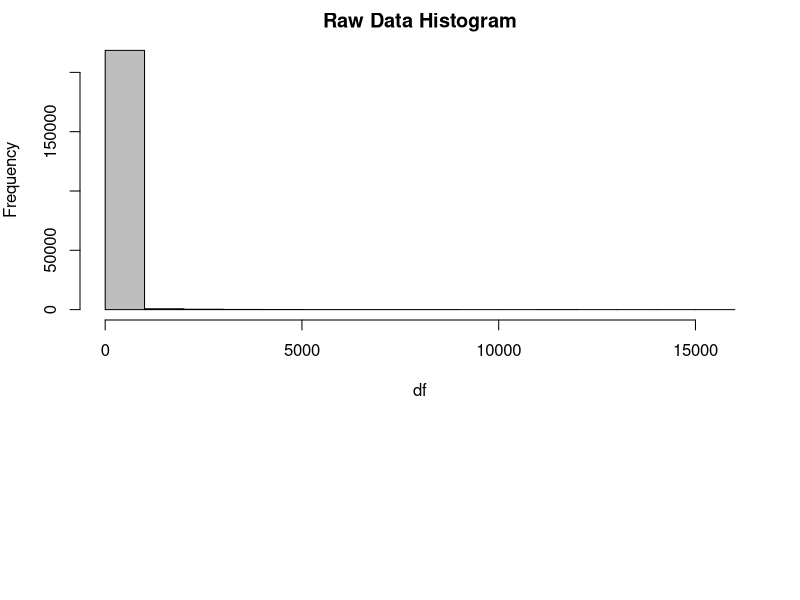
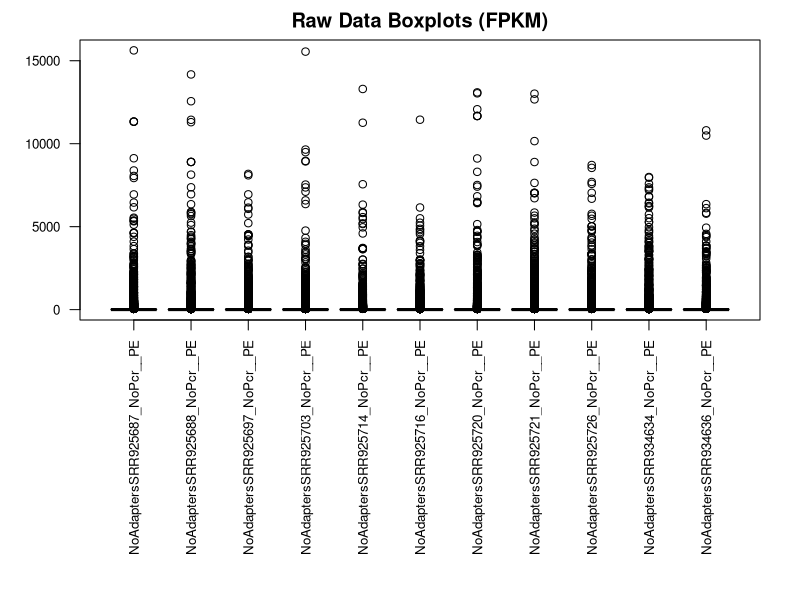
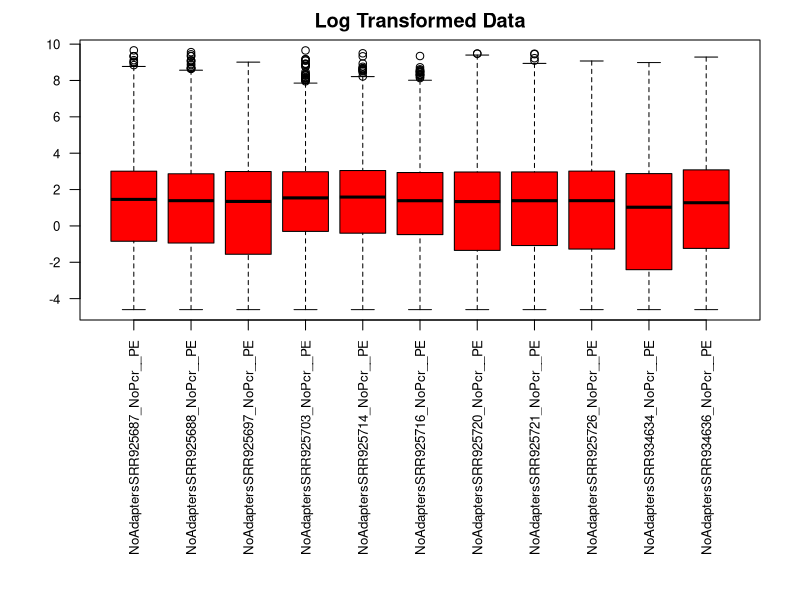
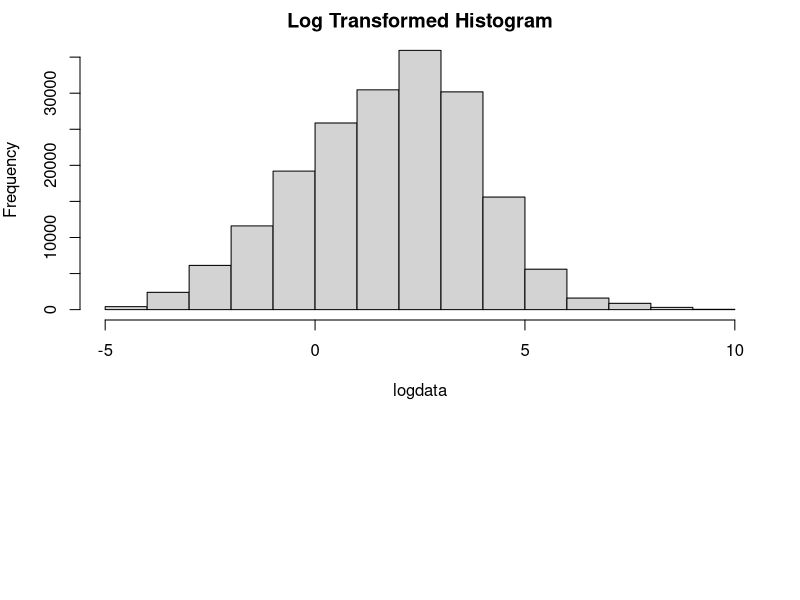
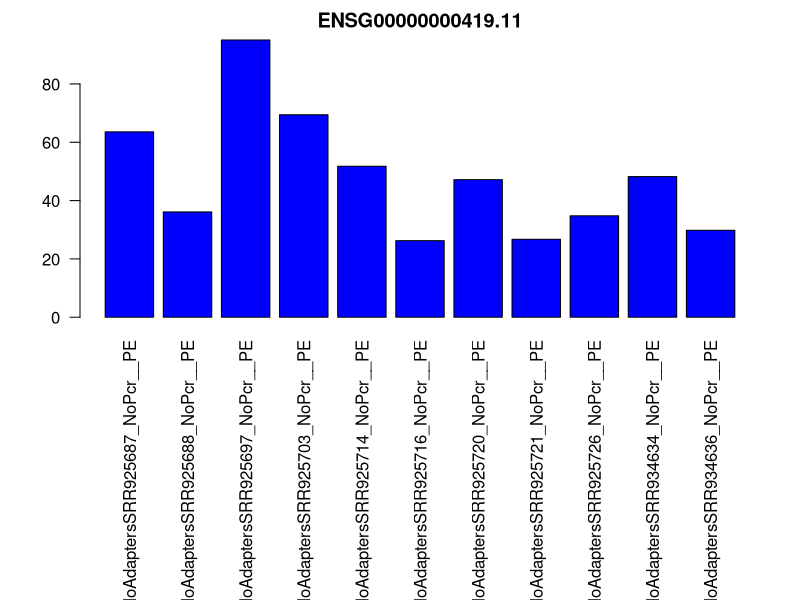
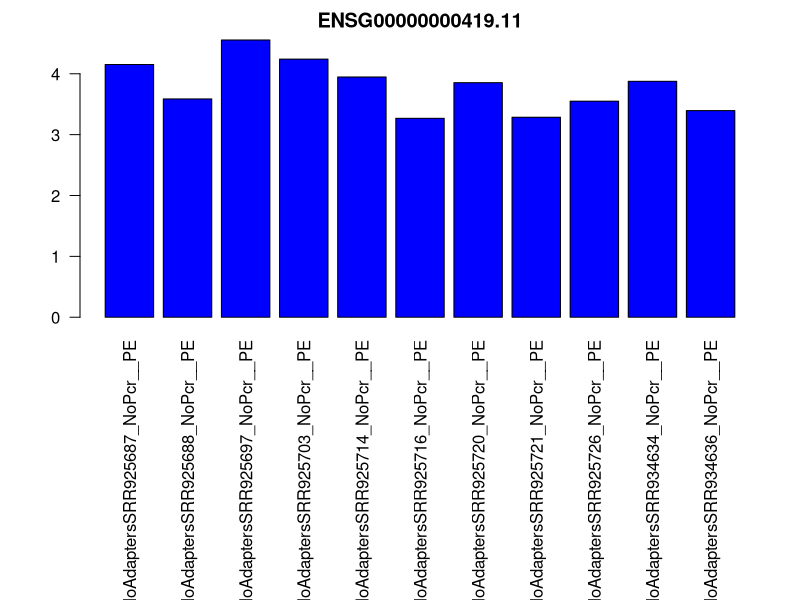

Recreate these plots in R, in order.
#data frame (df)
SomeGenes = read.table('CellLines_15Genes.txt', header = TRUE)
AllGenes = read.table('CellLines_expression_FPKM.txt', header = TRUE)

ColNames1 = AllGenes$id

#Set the data portion (everything except the labels)
AllGenes = AllGenes[,-1]
AllGenes = as.matrix(AllGenes)

df <- AllGenes
logdata = log(df)

#Basic settings:
par(mar=c(14,4,2,2))
colors = c(rep('red',6),rep('blue',3),rep('green',2), rep('gray',2))

#Descriptive statistics
#summary(df)
#hist(df, col='blue')
#mean(df)

#Visual Summary: Boxplot and Heatmap packages:
hist(df, col="gray", main = 'Raw Data Histogram')
boxplot(df, col='blue', main = 'Raw Data Boxplots (FPKM)', las = 2, cex.axis=0.8)
boxplot(logdata, col='red', main = 'Log Transformed Data', las = 2, cex.axis=0.8)
hist(logdata, main = 'Log Transformed Histogram')
#heatmap(df)

#CompareGene Expression
#view(ColNames1)
barplot(df[2,], col = "blue", main = ColNames1[2], font.axis=1, cex.axis=1, las=2)
barplot(logdata[2,], col = "blue", main = ColNames1[2], font.axis=1, cex.axis=1, las=2)


